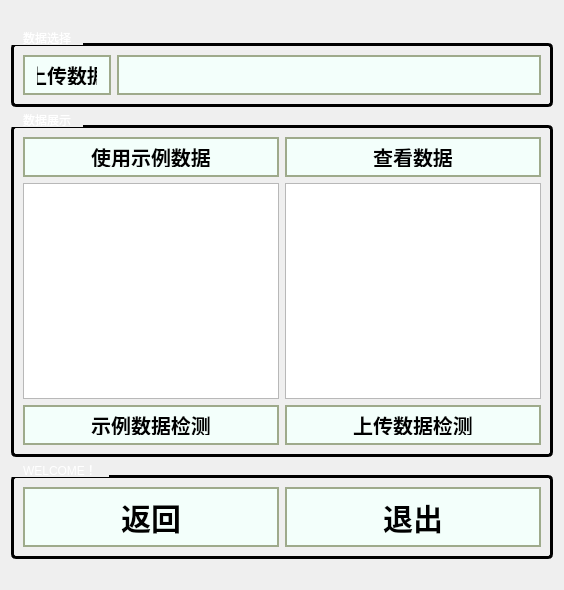
      <widget class="QWidget" name="page_dig1">
       <property name="styleSheet">
        <string notr="true">page_dig1 {
    border-image: url(:/img/images/5.jpg) 0 0 0 0 stretch stretch;
}
</string>
       </property>
       <layout class="QVBoxLayout" name="verticalLayout_83">
        <item>
         <layout class="QVBoxLayout" name="verticalLayout_28" stretch="1,11,1">
          <property name="topMargin">
           <number>20</number>
          </property>
          <property name="bottomMargin">
           <number>20</number>
          </property>
          <item>
           <layout class="QHBoxLayout" name="horizontalLayout_81">
            <item>
             <widget class="QGroupBox" name="groupBox_19">
              <property name="styleSheet">
               <string notr="true">QGroupBox {
    border: 3px solid ffffff;
    border-radius: 5px;             
    margin-top: 12px;                              
    font: bold 24px &quot;微软雅黑&quot;;       
	color: white;
}

QGroupBox::title {
    subcontrol-origin: margin;     
    subcontrol-position: top left;  
    padding: 0 10px;                
}
</string>
              </property>
              <property name="title">
               <string>数据选择</string>
              </property>
              <layout class="QHBoxLayout" name="horizontalLayout_82" stretch="1,8">
               <item>
                <layout class="QVBoxLayout" name="verticalLayout_29">
                 <item>
                  <widget class="QPushButton" name="btn_filedig1">
                   <property name="styleSheet">
                    <string notr="true">QPushButton { 
    color: rgb(0, 0, 0);
	background-color: rgb(243, 255, 251);                        
    border: 2px solid rgb(158, 170, 139);      
    border-radius: 0px;                          
    font-weight: bold;  
    padding: 8px 12px;  
    font-weight: bold;
    font-size: 20px;     
    min-width: 60px;   
    min-height: 20px;    
}

QPushButton:hover {
    background-color: rgb(180, 220, 255);    
}

QPushButton:pressed {
    background-color: rgb(150, 200, 255);    
}</string>
                   </property>
                   <property name="text">
                    <string>上传数据</string>
                   </property>
                  </widget>
                 </item>
                </layout>
               </item>
               <item>
                <layout class="QHBoxLayout" name="horizontalLayout_48" stretch="8">
                 <property name="bottomMargin">
                  <number>0</number>
                 </property>
                 <item>
                  <layout class="QVBoxLayout" name="verticalLayout_30">
                   <item>
                    <widget class="QLineEdit" name="line_filepathdig1">
                     <property name="styleSheet">
                      <string notr="true">QLineEdit {
    color: rgb(0, 0, 0);                          
    background-color: rgb(243, 255, 251);         
    border: 2px solid rgb(158, 170, 139);          
    border-radius: 0px;                           
    padding: 3px 8px;                             
    font-weight: bold;                           
    font-size: 15px;                             
    min-height: 30px;                            
}


QLineEdit:hover {
    background-color: rgb(180, 220, 255);
}

QLineEdit:focus {
    background-color: rgb(150, 200, 255);
    border: 2px solid rgb(100, 140, 100);
}
</string>
                     </property>
                    </widget>
                   </item>
                  </layout>
                 </item>
                </layout>
               </item>
              </layout>
             </widget>
            </item>
           </layout>
          </item>
          <item>
           <layout class="QHBoxLayout" name="horizontalLayout_84">
            <item>
             <layout class="QHBoxLayout" name="horizontalLayout_86" stretch="0">
              <item>
               <widget class="QGroupBox" name="groupBox_21">
                <property name="styleSheet">
                 <string notr="true">QGroupBox {
	color: white;
    border: 3px solid ffffff;
    border-radius: 5px;             
    margin-top: 12px;                               
    font: bold 24px &quot;微软雅黑&quot;;       
}

QGroupBox::title {
    subcontrol-origin: margin;     
    subcontrol-position: top left;  
    padding: 0 10px;                
}
</string>
                </property>
                <property name="title">
                 <string>数据展示</string>
                </property>
                <layout class="QHBoxLayout" name="horizontalLayout_87">
                 <item>
                  <layout class="QVBoxLayout" name="verticalLayout_31" stretch="1,8,1">
                   <item>
                    <layout class="QHBoxLayout" name="horizontalLayout_88">
                     <property name="leftMargin">
                      <number>0</number>
                     </property>
                     <property name="topMargin">
                      <number>0</number>
                     </property>
                     <property name="rightMargin">
                      <number>0</number>
                     </property>
                     <item>
                      <widget class="QPushButton" name="data_exampledig1">
                       <property name="styleSheet">
                        <string notr="true">QPushButton { 
    color: rgb(0, 0, 0);
	background-color: rgb(243, 255, 251);                        
    border: 2px solid rgb(158, 170, 139);      
    border-radius: 0px;                          
    font-weight: bold;  
    padding: 8px 12px;  
    font-weight: bold;
    font-size: 20px;     
    min-width: 60px;   
    min-height: 20px;    
}

QPushButton:hover {
    background-color: rgb(180, 220, 255);    
}

QPushButton:pressed {
    background-color: rgb(150, 200, 255);    
}</string>
                       </property>
                       <property name="text">
                        <string>使用示例数据</string>
                       </property>
                      </widget>
                     </item>
                    </layout>
                   </item>
                   <item>
                    <layout class="QHBoxLayout" name="horizontalLayout_89">
                     <item>
                      <widget class="QTextBrowser" name="Browser_exampledig1"/>
                     </item>
                    </layout>
                   </item>
                   <item>
                    <layout class="QHBoxLayout" name="horizontalLayout_90">
                     <property name="leftMargin">
                      <number>0</number>
                     </property>
                     <property name="rightMargin">
                      <number>0</number>
                     </property>
                     <property name="bottomMargin">
                      <number>0</number>
                     </property>
                     <item>
                      <widget class="QPushButton" name="select_exampledig1">
                       <property name="styleSheet">
                        <string notr="true">QPushButton { 
    color: rgb(0, 0, 0);
	background-color: rgb(243, 255, 251);                        
    border: 2px solid rgb(158, 170, 139);      
    border-radius: 0px;                          
    font-weight: bold;  
    padding: 8px 12px;  
    font-weight: bold;
    font-size: 20px;     
    min-width: 60px;   
    min-height: 20px;    
}

QPushButton:hover {
    background-color: rgb(180, 220, 255);    
}

QPushButton:pressed {
    background-color: rgb(150, 200, 255);    
}</string>
                       </property>
                       <property name="text">
                        <string>示例数据检测</string>
                       </property>
                      </widget>
                     </item>
                    </layout>
                   </item>
                  </layout>
                 </item>
                 <item>
                  <layout class="QVBoxLayout" name="verticalLayout_81" stretch="1,8,1">
                   <item>
                    <layout class="QHBoxLayout" name="horizontalLayout_91">
                     <property name="leftMargin">
                      <number>0</number>
                     </property>
                     <property name="topMargin">
                      <number>0</number>
                     </property>
                     <property name="rightMargin">
                      <number>0</number>
                     </property>
                     <item>
                      <widget class="QPushButton" name="data_owndig1">
                       <property name="styleSheet">
                        <string notr="true">QPushButton { 
    color: rgb(0, 0, 0);
	background-color: rgb(243, 255, 251);                        
    border: 2px solid rgb(158, 170, 139);      
    border-radius: 0px;                          
    font-weight: bold;  
    padding: 8px 12px;  
    font-weight: bold;
    font-size: 20px;     
    min-width: 60px;   
    min-height: 20px;    
}

QPushButton:hover {
    background-color: rgb(180, 220, 255);    
}

QPushButton:pressed {
    background-color: rgb(150, 200, 255);    
}</string>
                       </property>
                       <property name="text">
                        <string>查看数据</string>
                       </property>
                      </widget>
                     </item>
                    </layout>
                   </item>
                   <item>
                    <layout class="QHBoxLayout" name="horizontalLayout_92">
                     <item>
                      <widget class="QTextBrowser" name="Browser_owndig1"/>
                     </item>
                    </layout>
                   </item>
                   <item>
                    <layout class="QHBoxLayout" name="horizontalLayout_93">
                     <property name="leftMargin">
                      <number>0</number>
                     </property>
                     <property name="rightMargin">
                      <number>0</number>
                     </property>
                     <property name="bottomMargin">
                      <number>0</number>
                     </property>
                     <item>
                      <widget class="QPushButton" name="select_owndig1">
                       <property name="styleSheet">
                        <string notr="true">QPushButton { 
    color: rgb(0, 0, 0);
	background-color: rgb(243, 255, 251);                        
    border: 2px solid rgb(158, 170, 139);      
    border-radius: 0px;                          
    font-weight: bold;  
    padding: 8px 12px;  
    font-weight: bold;
    font-size: 20px;     
    min-width: 60px;   
    min-height: 20px;    
}

QPushButton:hover {
    background-color: rgb(180, 220, 255);    
}

QPushButton:pressed {
    background-color: rgb(150, 200, 255);    
}</string>
                       </property>
                       <property name="text">
                        <string>上传数据检测</string>
                       </property>
                      </widget>
                     </item>
                    </layout>
                   </item>
                  </layout>
                 </item>
                </layout>
               </widget>
              </item>
             </layout>
            </item>
           </layout>
          </item>
          <item>
           <layout class="QHBoxLayout" name="horizontalLayout_94">
            <item>
             <widget class="QGroupBox" name="groupBox_22">
              <property name="styleSheet">
               <string notr="true">QGroupBox {
    border: 3px solid ffffff;
    border-radius: 5px;             
    margin-top: 12px;                              
    font: bold 24px &quot;微软雅黑&quot;;       
	color: white;
}

QGroupBox::title {
    subcontrol-origin: margin;     
    subcontrol-position: top left;  
    padding: 0 10px;                
}
</string>
              </property>
              <property name="title">
               <string>WELCOME！</string>
              </property>
              <layout class="QHBoxLayout" name="horizontalLayout_95">
               <item>
                <layout class="QVBoxLayout" name="verticalLayout_82">
                 <item>
                  <widget class="QPushButton" name="btn_backdig1">
                   <property name="styleSheet">
                    <string notr="true">QPushButton { 
    color: rgb(0, 0, 0);
	background-color: rgb(243, 255, 251);                        
    border: 2px solid rgb(158, 170, 139);      
    border-radius: 0px;                          
    font-weight: bold;  
    padding: 8px 12px;  
    font-weight: bold;
    font-size: 30px;     
    min-width: 120px;   
    min-height: 40px;    
}

QPushButton:hover {
    background-color: rgb(180, 220, 255);    
}

QPushButton:pressed {
    background-color: rgb(150, 200, 255);    
}</string>
                   </property>
                   <property name="text">
                    <string>返回</string>
                   </property>
                  </widget>
                 </item>
                </layout>
               </item>
               <item>
                <layout class="QHBoxLayout" name="horizontalLayout_96">
                 <item>
                  <widget class="QPushButton" name="btn_exitdig1">
                   <property name="styleSheet">
                    <string notr="true">QPushButton { 
    color: rgb(0, 0, 0);
	background-color: rgb(243, 255, 251);                        
    border: 2px solid rgb(158, 170, 139);      
    border-radius: 0px;                          
    font-weight: bold;  
    padding: 8px 12px;  
    font-weight: bold;
    font-size: 30px;     
    min-width: 120px;   
    min-height: 40px;    
}

QPushButton:hover {
    background-color: rgb(180, 220, 255);    
}

QPushButton:pressed {
    background-color: rgb(150, 200, 255);    
}</string>
                   </property>
                   <property name="text">
                    <string>退出</string>
                   </property>
                  </widget>
                 </item>
                </layout>
               </item>
              </layout>
             </widget>
            </item>
           </layout>
          </item>
         </layout>
        </item>
       </layout>
      </widget>
